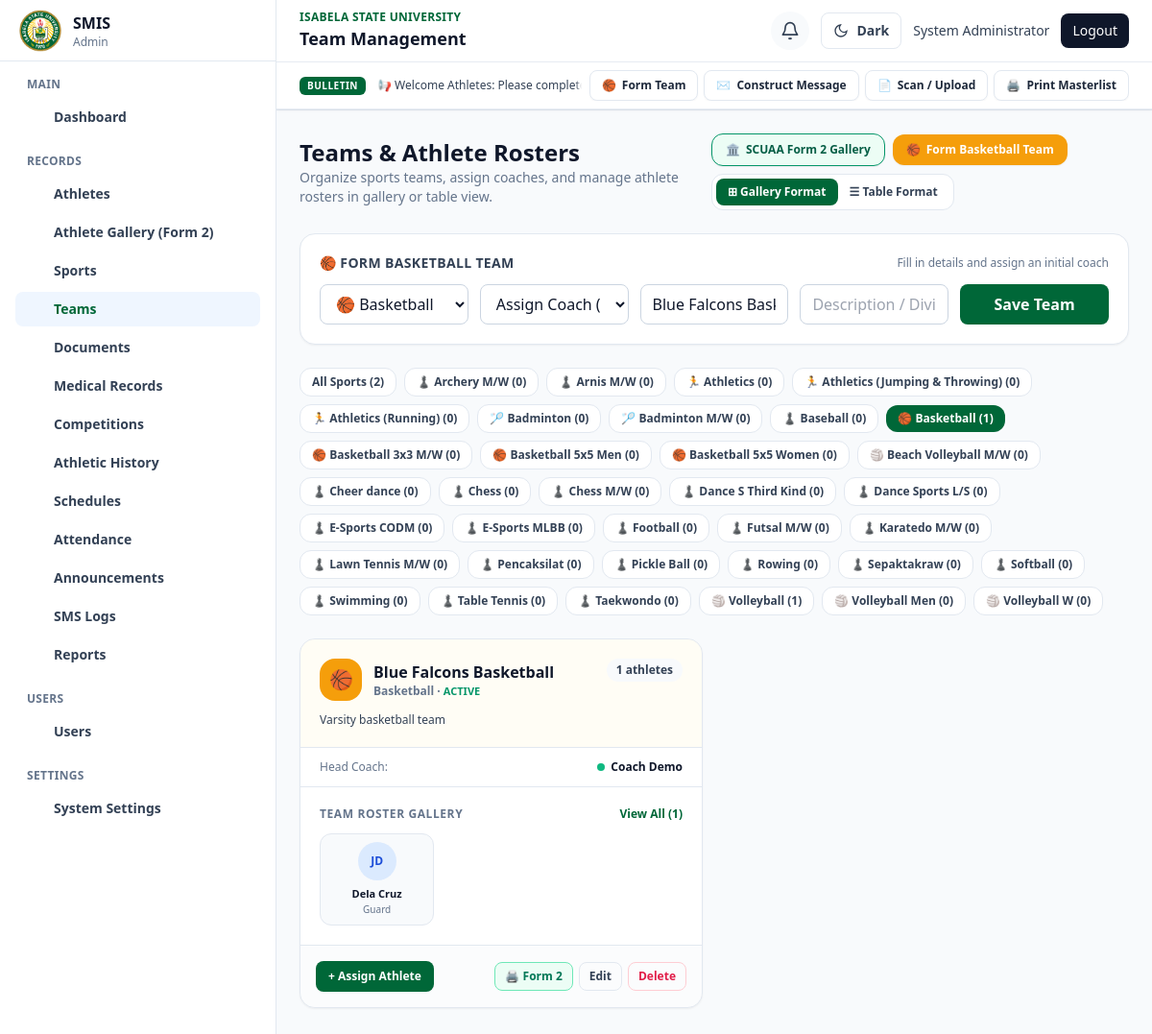
Page /index.php?page=teams&sport_select=basketball (signed in) on the committed database.
### tables this page shows
CREATE TABLE sports (
    id INT AUTO_INCREMENT PRIMARY KEY,
    name VARCHAR(120) NOT NULL UNIQUE,
    description TEXT NULL,
    status ENUM('active','inactive') NOT NULL DEFAULT 'active',
    created_at TIMESTAMP DEFAULT CURRENT_TIMESTAMP
);

CREATE TABLE teams (
    id INT AUTO_INCREMENT PRIMARY KEY,
    sport_id INT NOT NULL,
    coach_id INT NULL,
    name VARCHAR(120) NOT NULL,
    description TEXT NULL,
    status ENUM('active','inactive') NOT NULL DEFAULT 'active',
    created_at TIMESTAMP DEFAULT CURRENT_TIMESTAMP,
    FOREIGN KEY (sport_id) REFERENCES sports(id) ON DELETE CASCADE,
    FOREIGN KEY (coach_id) REFERENCES users(id) ON DELETE SET NULL
);

CREATE TABLE users (
    id INT AUTO_INCREMENT PRIMARY KEY,
    name VARCHAR(120) NOT NULL,
    email VARCHAR(160) NOT NULL UNIQUE,
    phone_number VARCHAR(30) NULL,
    password VARCHAR(255) NOT NULL,
    role ENUM('admin','sports_coordinator','coach','athlete') NOT NULL DEFAULT 'athlete',
    status ENUM('active','inactive') NOT NULL DEFAULT 'active',
    created_at TIMESTAMP DEFAULT CURRENT_TIMESTAMP
);

CREATE TABLE athletes (
    id INT AUTO_INCREMENT PRIMARY KEY,
    user_id INT NULL,
    student_id VARCHAR(60) NOT NULL UNIQUE,
    first_name VARCHAR(80) NOT NULL,
    middle_name VARCHAR(80) NULL,
    last_name VARCHAR(80) NOT NULL,
    gender VARCHAR(20) NULL,
    birthdate DATE NULL,
    age INT DEFAULT 0,
    address TEXT NULL,
    course VARCHAR(120) NULL,
    year_level VARCHAR(40) NULL,
    section VARCHAR(40) NULL,
    contact_number VARCHAR(30) NULL,
    guardian_name VARCHAR(120) NULL,
    guardian_contact VARCHAR(30) NULL,
    emergency_contact VARCHAR(30) NULL,
    height VARCHAR(20) NULL,
    weight VARCHAR(20) NULL,
    blood_type VARCHAR(10) NULL,
    medical_condition TEXT NULL,
    sport_id INT NULL,
    team_id INT NULL,
    position VARCHAR(80) NULL,
    athlete_status ENUM('Active','Inactive','Graduated','Injured') NOT NULL DEFAULT 'Active',
    profile_photo VARCHAR(255) NULL,
    created_at TIMESTAMP DEFAULT CURRENT_TIMESTAMP,
    FOREIGN KEY (user_id) REFERENCES users(id) ON DELETE SET NULL,
    FOREIGN KEY (sport_id) REFERENCES sports(id) ON DELETE SET NULL,
    FOREIGN KEY (team_id) REFERENCES teams(id) ON DELETE SET NULL
);

### app/views/admin/teams.php (the view, shortened to what the rows shown need)
<?php
require_once __DIR__ . '/../../controllers/TeamController.php';
require_once __DIR__ . '/../../controllers/SportController.php';
$sports = (new SportController($pdo))->all();
$teamController = new TeamController($pdo);
$teams = $teamController->all($_GET);
$selectedSportFilter = trim((string)($_GET['sport_id'] ?? ''));
$isBasketballQuick = isset($_GET['sport_select']) && strtolower($_GET['sport_select']) === 'basketball';
$basketballSportId = 0;
foreach ($sports as $s) {
    if (stripos($s['name'], 'Basketball') !== false) {
        $basketballSportId = (int)$s['id'];
        break;
    }
}
if ($isBasketballQuick && $basketballSportId > 0 && empty($selectedSportFilter)) {
    $selectedSportFilter = (string)$basketballSportId;
}
require __DIR__ . '/../../includes/header.php';
?>
<div class="min-h-screen lg:pl-72">
<?php require __DIR__ . '/../../includes/sidebar.php'; require __DIR__ . '/../../includes/navbar.php'; ?>
<main class="p-4 lg:p-6">
<div class="mb-6 flex flex-col gap-4 sm:flex-row sm:items-center sm:justify-between">
    <div>
        <h2 class="text-2xl font-black text-slate-950 dark:text-white">Teams &amp; Athlete Rosters</h2>
    </div>
</div>
<div class="mb-6 flex flex-wrap items-center gap-2">
    <a href="<?= e(app_url('index.php?page=teams')) ?>" class="rounded-xl px-3 py-1.5 text-xs font-bold transition <?= empty($selectedSportFilter) ? 'bg-slate-900 text-white' : 'border border-slate-200 bg-white text-slate-700 hover:bg-slate-50 dark:border-slate-800 dark:bg-slate-900 dark:text-slate-300' ?>">
        All Sports (<?= count($teams) ?>)
    </a>
    <?php foreach ($sports as $s): ?>
        <?php
        $sportCount = count(array_filter($teams, fn($t) => (int)($t['sport_id'] ?? 0) === (int)$s['id']));
        $isActive = (string)$selectedSportFilter === (string)$s['id'];
        $icon = stripos($s['name'], 'Basketball') !== false ? '🏀' : (stripos($s['name'], 'Volleyball') !== false ? '🏐' : (stripos($s['name'], 'Badminton') !== false ? '🏸' : (stripos($s['name'], 'Athletics') !== false ? '🏃' : '♟️')));
        ?>
        <a href="<?= e(app_url('index.php?page=teams&sport_id=' . $s['id'])) ?>" class="rounded-xl px-3 py-1.5 text-xs font-bold transition <?= $isActive ? 'bg-blue-600 text-white' : 'border border-slate-200 bg-white text-slate-700 hover:bg-slate-50 dark:border-slate-800 dark:bg-slate-900 dark:text-slate-300' ?>">
            <?= $icon ?> <?= e($s['name']) ?> (<?= $sportCount ?>)
        </a>
    <?php endforeach; ?>
</div>
<div id="teams-gallery-view" class="grid gap-6 md:grid-cols-2 xl:grid-cols-3">
    <?php foreach ($teams as $t): ?>
        <?php
        if (!empty($selectedSportFilter) && (string)$t['sport_id'] !== (string)$selectedSportFilter) {
            continue;
        }
        $roster = $teamController->roster((int)$t['id']);
        $isBball = stripos($t['sport_name'] ?? '', 'Basketball') !== false;
        ?>
        <article class="team-gallery-card flex flex-col justify-between overflow-hidden rounded-2xl border border-slate-200 bg-white shadow-sm dark:border-slate-800 dark:bg-slate-900">
            <div>
                <div class="border-b border-slate-100 p-5 dark:border-slate-800 <?= $isBball ? 'bg-amber-50/50 dark:bg-amber-950/20' : 'bg-slate-50/60 dark:bg-slate-800/40' ?>">
                    <div class="flex items-start justify-between gap-3">
                        <div class="flex items-center gap-3">
                            <span class="grid h-11 w-11 place-items-center rounded-2xl text-xl shadow-xs <?= $isBball ? 'bg-amber-500 text-white' : 'bg-blue-600 text-white' ?>">
                                <?= $isBball ? '🏀' : (stripos($t['sport_name'] ?? '', 'Volleyball') !== false ? '🏐' : '🏅') ?>
                            </span>
                            <div>
                                <h3 class="font-black text-slate-950 dark:text-white"><?= e($t['name']) ?></h3>
                                <p class="text-xs font-semibold text-slate-500"><?= e($t['sport_name'] ?: 'Sport') ?> · <span class="uppercase text-[11px] <?= $t['status'] === 'active' ? 'text-emerald-600 font-bold' : 'text-slate-400' ?>"><?= e($t['status']) ?></span></p>
                            </div>
                        </div>
                        <span class="rounded-full bg-slate-100 px-2.5 py-1 text-xs font-black text-slate-700 dark:bg-slate-800 dark:text-slate-300">
                            <?= count($roster) ?> athletes
                        </span>
                    </div>
                    <?php if (!empty($t['description'])): ?>
                        <p class="mt-3 text-xs text-slate-600 line-clamp-2 dark:text-slate-400"><?= e($t['description']) ?></p>
                    <?php endif; ?>
                </div>
                <div class="border-b border-slate-100 px-5 py-3 text-xs flex items-center justify-between dark:border-slate-800">
                    <span class="text-slate-500 font-medium">Head Coach:</span>
                    <?php if ($t['coach_name']): ?>
                        <span class="font-bold text-slate-900 dark:text-white flex items-center gap-1.5">
                            <span class="h-2 w-2 rounded-full bg-emerald-500"></span>
                            <?= e($t['coach_name']) ?>
                        </span>
                    <?php else: ?>
                        <button type="button" class="text-blue-600 font-semibold hover:underline" data-modal-open="#team-coach-modal-<?= e($t['id']) ?>">+ Assign Coach</button>
                    <?php endif; ?>
                </div>
                <div class="p-5">
                    <div class="mb-3 flex items-center justify-between">
                        <span class="text-xs font-bold uppercase tracking-wider text-slate-400">Team Roster Gallery</span>
                        <button type="button" class="text-xs font-semibold text-blue-600 hover:text-blue-700" data-modal-open="#team-members-modal-<?= e($t['id']) ?>">View All (<?= count($roster) ?>)</button>
                    </div>
                    <?php if ($roster): ?>
                        <div class="grid grid-cols-3 gap-2.5">
                            <?php foreach (array_slice($roster, 0, 6) as $m): ?>
                                <div class="rounded-xl border border-slate-100 bg-slate-50 p-2 text-center shadow-2xs dark:border-slate-800 dark:bg-slate-800/60">
                                    <?php if (!empty($m['profile_photo'])): ?>
                                        <img class="mx-auto h-10 w-10 rounded-full object-cover border border-slate-200" src="<?= e(app_url($m['profile_photo'])) ?>" alt="<?= e($m['first_name']) ?>">
                                    <?php else: ?>
                                        <div class="mx-auto grid h-10 w-10 place-items-center rounded-full bg-blue-100 text-xs font-black text-blue-700 dark:bg-blue-950 dark:text-blue-300">
                                            <?= e(substr($m['first_name'], 0, 1) . substr($m['last_name'], 0, 1)) ?>
                                        </div>
                                    <?php endif; ?>
                                    <p class="mt-1.5 truncate text-[11px] font-bold text-slate-900 dark:text-white"><?= e($m['last_name']) ?></p>
                                    <p class="truncate text-[10px] text-slate-500"><?= e($m['position'] ?: ($isBball ? 'Player' : 'Member')) ?></p>
                                </div>
                            <?php endforeach; ?>
                        </div>
                    <?php else: ?>
                        <div class="rounded-xl border border-dashed border-slate-200 p-6 text-center text-xs text-slate-400 dark:border-slate-800">
                            No athletes assigned yet.<br>Click below to build team roster.
                        </div>
                    <?php endif; ?>
                </div>
            </div>
            <div class="border-t border-slate-100 p-4 bg-slate-50/50 flex items-center justify-between gap-2 dark:border-slate-800 dark:bg-slate-800/30">
                <button type="button" class="smis-cmd-btn primary" data-modal-open="#team-assign-modal-<?= e($t['id']) ?>">
                    <span>+ Assign Athlete</span>
                </button>
                <div class="flex items-center gap-1.5">
                    <a href="<?= e(app_url('index.php?page=athlete_gallery&team_id=' . $t['id'])) ?>" class="rounded-lg border border-emerald-300 bg-emerald-50 px-2.5 py-1.5 text-xs font-bold text-emerald-700 hover:bg-emerald-100 dark:bg-emerald-950 dark:border-emerald-800 dark:text-emerald-300" title="Print SCUAA Form 2 Gallery">
                        🖨️ Form 2
                    </a>
                    <button type="button" class="rounded-lg border border-slate-300 px-2.5 py-1.5 text-xs font-bold text-slate-700 hover:bg-slate-100 dark:border-slate-700 dark:text-slate-300 dark:hover:bg-slate-800" data-modal-open="#team-edit-modal-<?= e((string)$t['id']) ?>">
                        Edit
                    </button>
                    <form method="post" action="<?= project_url('app/ajax/team_ajax.php') ?>" data-ajax-form data-confirm="Delete this team?">
                        <button type="submit" class="rounded-lg border border-rose-200 px-2.5 py-1.5 text-xs font-bold text-rose-600 hover:bg-rose-50 dark:border-rose-900 dark:hover:bg-rose-950">
                            Delete
                        </button>
                    </form>
                </div>
            </div>
        </article>
    <?php endforeach; ?>
</div>
</main>
</div>
<?php require __DIR__ . '/../../includes/footer.php'; ?>

### rows in the picture
sports: name "♟️", name "Archery M/W", sportCount "0"
sports: name "♟️", name "Arnis M/W", sportCount "0"
sports: name "🏃", name "Athletics", sportCount "0"
sports: name "🏃", name "Athletics (Jumping & Throwing)", sportCount "0"
sports: name "🏃", name "Athletics (Running)", sportCount "0"
sports: name "🏸", name "Badminton", sportCount "0"
sports: name "🏸", name "Badminton M/W", sportCount "0"
sports: name "♟️", name "Baseball", sportCount "0"
sports: name "🏀", name "Basketball"
teams: sport "1", name "Blue Falcons Basketball", sport.name "Basketball", status "ACTIVE", count($roster) "1", description "Varsity basketball team", coach.name "Coach Demo"
sports: name "🏀", name "Basketball 3x3 M/W", sportCount "0"
sports: name "🏀", name "Basketball 5x5 Men", sportCount "0"
sports: name "🏀", name "Basketball 5x5 Women", sportCount "0"
sports: name "🏐", name "Beach Volleyball M/W", sportCount "0"
sports: name "♟️", name "Cheer dance", sportCount "0"
sports: name "♟️", name "Chess", sportCount "0"
sports: name "♟️", name "Chess M/W", sportCount "0"
sports: name "♟️", name "Dance S Third Kind", sportCount "0"
sports: name "♟️", name "Dance Sports L/S", sportCount "0"
sports: name "♟️", name "E-Sports CODM", sportCount "0"
sports: name "♟️", name "E-Sports MLBB", sportCount "0"
sports: name "♟️", name "Football", sportCount "0"
sports: name "♟️", name "Futsal M/W", sportCount "0"
sports: name "♟️", name "Karatedo M/W", sportCount "0"
sports: name "♟️", name "Lawn Tennis M/W", sportCount "0"
sports: name "♟️", name "Pencaksilat", sportCount "0"
sports: name "♟️", name "Pickle Ball", sportCount "0"
sports: name "♟️", name "Rowing", sportCount "0"
sports: name "♟️", name "Sepaktakraw", sportCount "0"
sports: name "♟️", name "Softball", sportCount "0"
sports: name "♟️", name "Swimming", sportCount "0"
sports: name "♟️", name "Table Tennis", sportCount "0"
sports: name "♟️", name "Taekwondo", sportCount "0"
sports: name "🏐", name "Volleyball"
sports: name "🏐", name "Volleyball Men", sportCount "0"
sports: name "🏐", name "Volleyball W", sportCount "0"
athletes: first_name+last_name "JD", last_name "Dela Cruz", position "Guard"

### other values in the picture
app_setting('app_short_name', 'SMIS') "SMIS"
str_replace('_', ' ', $role) "Admin"
$groupLabel "MAIN"
$label "Dashboard"
$groupLabel "RECORDS"
$label "Athletes"
$label "Athlete Gallery (Form 2)"
$label "Sports"
$label "Teams"
$label "Documents"
$label "Medical Records"
$label "Competitions"
$label "Athletic History"
$label "Schedules"
$label "Attendance"
